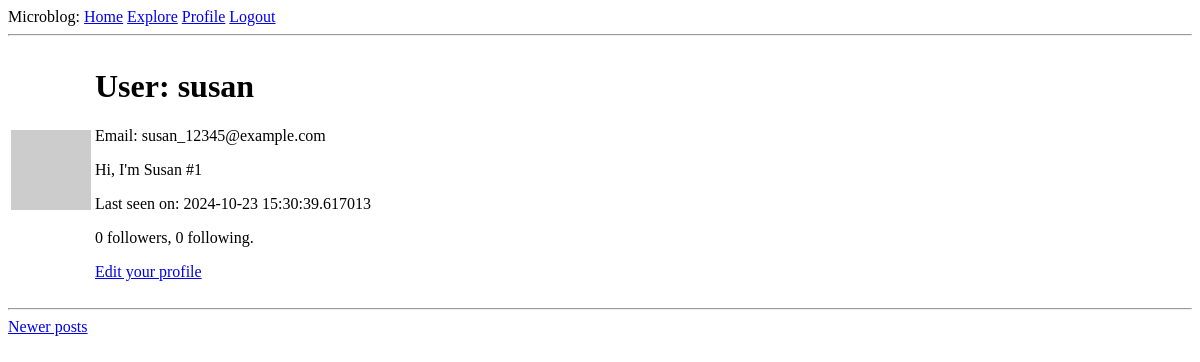
The page /user/susan?page=2 (signed in) on the database as committed earlier.
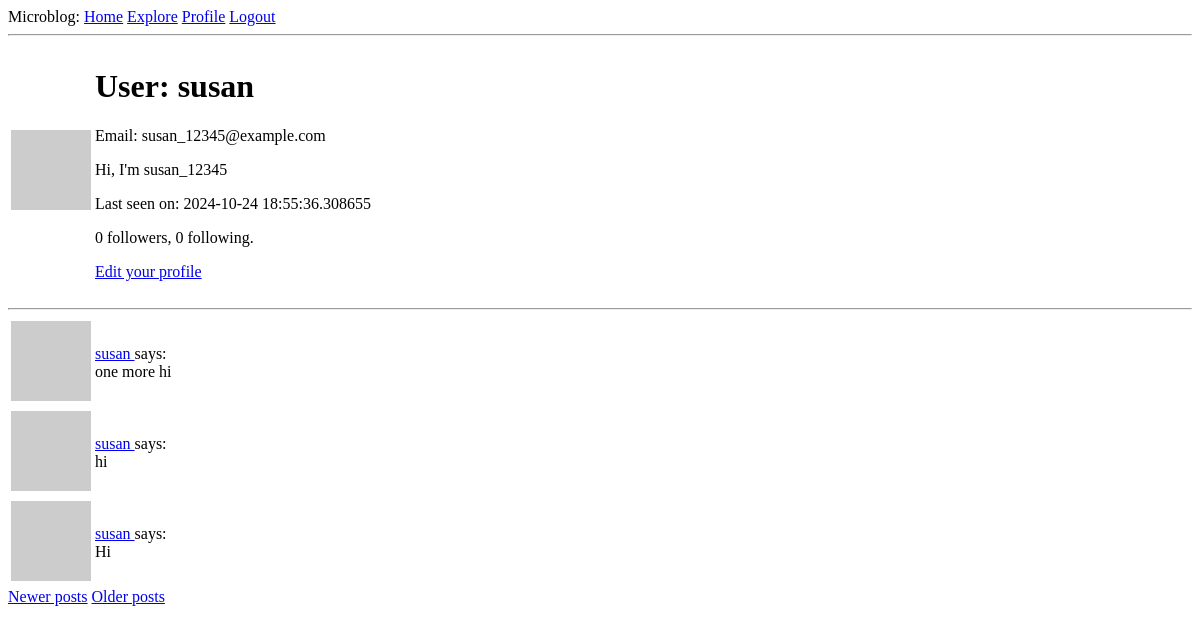
The same page on the database as committed later.
### app/models.py (models this page shows, shortened)
class User(UserMixin, db.Model):
    id: so.Mapped[int] = so.mapped_column(primary_key=True)
    username: so.Mapped[str] = so.mapped_column(sa.String(64), index=True, unique=True)
    email: so.Mapped[str] = so.mapped_column(sa.String(120), index=True, unique=True)
    password_hash: so.Mapped[Optional[str]] = so.mapped_column(sa.String(256))
    about_me: so.Mapped[Optional[str]] = so.mapped_column(sa.String(140))
    last_seen: so.Mapped[Optional[datetime]] = so.mapped_column(
        default=lambda: datetime.now(timezone.utc))
    posts: so.WriteOnlyMapped['Post'] = so.relationship(back_populates='author')
    following: so.WriteOnlyMapped['User'] = so.relationship(
        secondary=followers, primaryjoin=(followers.c.follower_id == id),
        secondaryjoin=(followers.c.followed_id == id),
        back_populates='followers')
    followers: so.WriteOnlyMapped['User'] = so.relationship(
        secondary=followers, primaryjoin=(followers.c.followed_id == id),
        secondaryjoin=(followers.c.follower_id == id),
        back_populates='following')
    def avatar(self, size):
        digest = md5(self.email.lower().encode('utf-8')).hexdigest()
        return f'https://gravatar.com/avatar/{digest}?d=identicon&s={size}'
    def followers_count(self):
        query = sa.select(sa.func.count()).select_from(
            self.followers.select().subquery())
        return db.session.scalar(query)
    def following_count(self):
        query = sa.select(sa.func.count()).select_from(
            self.following.select().subquery())
        return db.session.scalar(query)

class Post(db.Model):
    id: so.Mapped[int] = so.mapped_column(primary_key=True)
    body: so.Mapped[str] = so.mapped_column(sa.String(140))
    timestamp: so.Mapped[datetime] = so.mapped_column(
        index=True, default=lambda: datetime.now(timezone.utc))
    user_id: so.Mapped[int] = so.mapped_column(sa.ForeignKey(User.id), index=True)
    author: so.Mapped[User] = so.relationship(back_populates='posts')

### app/routes.py (the view)
@app.route('/user/<username>')
@login_required
def user(username):
    user = db.first_or_404(sa.select(User).where(User.username == username))
    page = request.args.get('page', 1, type=int)
    query = user.posts.select().order_by(Post.timestamp.desc())
    posts = db.paginate(query, page=page,
                        per_page=app.config['POSTS_PER_PAGE'], error_out=False)
    next_url = url_for('user', username=user.username, page=posts.next_num) \
        if posts.has_next else None
    prev_url = url_for('user', username=user.username, page=posts.prev_num) \
        if posts.has_prev else None
    form = EmptyForm()
    return render_template('user.html', user=user,
                           posts=posts.items, next_url=next_url, prev_url=prev_url, form=form)

### app/models.py (called while the page is built)
@login.user_loader
def load_user(id):
    return db.session.get(User, int(id))

### app/routes.py (called while the page is built)
@app.before_request
def before_request():
    if current_user.is_authenticated:
        current_user.last_seen = datetime.now(timezone.utc)
        db.session.commit()

### app/templates/user.html (shortened to what this page needs)
{% extends 'base.html' %}
{% block content %}
	<table>
		<tr valing="top">
			<td><img src="{{ user.avatar(128) }}"></td>
			<td>
				<h1>User: {{ user.username }}</h1>
				<p>Email: {{ user.email }}</p>
				{% if user.about_me %}
				<p>{{ user.about_me }}</p>
				{% endif %}
				{% if user.last_seen %}
				<p>Last seen on: {{ user.last_seen }}</p>
				{% endif %}
				<p>{{ user.followers_count() }} followers, {{ user.following_count() }} following.</p>
				{% if user == current_user %}
        		<p><a href="{{ url_for('edit_profile') }}">Edit your profile</a></p>
        		{% endif %}
			</td>
		</tr>
	</table>
	<hr>
	{% for post in posts %}
		{% include '_post.html' %}
	{% endfor %}
	{% if prev_url %}
		<a href="{{ prev_url }}">Newer posts</a>
	{% endif %}
	{% if next_url %}
		<a href="{{ next_url }}">Older posts</a>
	{% endif %}
{% endblock %}

### app/templates/_post.html
<table>
	<tr valing="top">
		<td><img src="{{ post.author.avatar(36) }}"></td>
		<td>
			<a href="{{ url_for('user', username=post.author.username) }}">
				{{ post.author.username }}
			</a>
			says:<br>{{ post.body }}
		</td>
	</tr>
</table>

Rows that differ between the two databases and show on the page:
changed User "susan": about_me "Hi, I'm Susan #1" → "Hi, I'm susan_12345"; last_seen "2024-10-23 15:30:39.617013" → "2024-10-24 18:55:36.308655"
added Post: author.username "susan", body "one more hi"
added Post: author.username "susan", body "hi"
added Post: author.username "susan", body "Hi"
Other text that changed with them:
text now shown: "Older posts"
